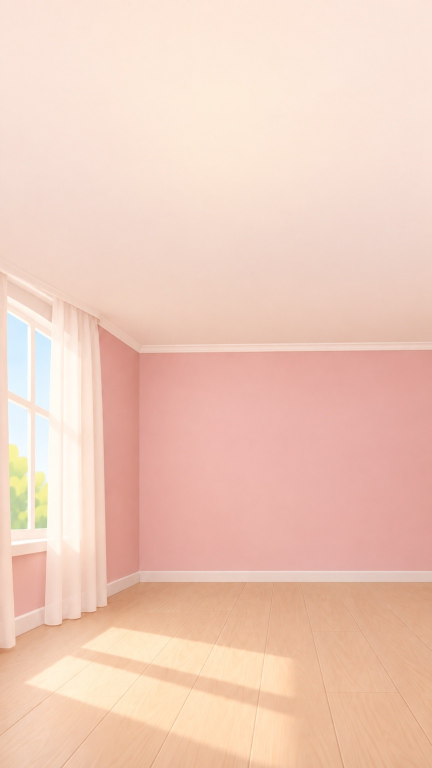
#> input picture assets/rooms/nursery.jpg, 864 x 1536 px (shown at 1/2 size)
$ python room_surfaces.py
#> lines starting #> are read from the running program, lines starting #| are printed output that depends on the picture; after the words box and inside, x2 and y2 are one past the last pixel; in counts of white or black regions, pixels touching at a corner belong together
#!/usr/bin/env python3
"""Стены и пол игровой: сменные слои поверх assets/rooms/nursery.jpg.

Заказчик 09.10 (docs/room-surfaces-answers.md): 10 стен и 10 полов. Нынешние
стена (С1) и пол (П1) — сама картинка комнаты, слой не нужен. Остальные —
прозрачные слои 941×1672 в тех же координатах, что и фон:

  assets/rooms/nursery/walls/<id>.webp
  assets/rooms/nursery/floors/<id>.webp
  assets/rooms/nursery/swatches/<id>.webp   — образцы для выбора, 160 px

Цвет — перекраска: новый цвет × яркость исходной стены или пола, поэтому
свет из окна, тени и волокна дерева остаются. Узор (обои, особые полы) —
бесшовный образец из tool/surface_tiles/, разложенный в перспективе комнаты
(задняя стена прямо, левая — под углом, пол уходит к горизонту), сверху свет
комнаты.

Геометрия снята с картинки (пиксели 941×1672):
  угол стен x = 279; задняя стена y 250…860, плинтус до 892;
  левая стена: верх по линии карниза через (279, 247) и (195, 165),
  низ — по плинтусу через (279, 862) с наклоном 0,31;
  пол — ниже плинтусов: задний y = 892, левый через (279, 894,6), наклон 0,371;
  точка схода глубины (757, 715). Фокус камеры F подобран на глаз.

Запуск: python3 tool/room_surfaces.py [--preview папка]
"""

import argparse
import pathlib

import numpy as np
from PIL import Image, ImageDraw
from scipy import ndimage

ROOT = pathlib.Path(__file__).resolve().parent.parent
BASE = ROOT / 'assets/rooms/nursery.jpg'
TILES = ROOT / 'tool/surface_tiles'
OUT = ROOT / 'assets/rooms/nursery'

W, H = 941, 1672
CORNER_X = 279
WALL_TOP = 250          # низ карниза над задней стеной
WALL_BOTTOM = 861       # верх заднего плинтуса
FLOOR_TOP = 892         # низ заднего плинтуса
VP = (757.0, 715.0)     # точка схода линий глубины
F = 1300.0              # фокус камеры, px


def left_top(x):
    """Карниз над левой стеной."""
    return 247.0 - 0.976 * (CORNER_X - x)


def left_bottom(x):
    """Верх левого плинтуса."""
    return 862.0 + 0.31 * (CORNER_X - x)


def left_floor(x):
    """Низ левого плинтуса — край пола."""
    return 894.6 + 0.371 * (CORNER_X - x)


# --- Варианты (docs/room-surfaces-answers.md) -----------------------------

# id → ('color', '#RRGGBB') или ('tile', файл, размер плитки в px у угла)
WALLS = {
    'wall_cream': ('color', '#EFE0C8'),
    'wall_mint': ('color', '#BFDCCF'),
    'wall_lavender': ('color', '#CBBFDD'),
    'wall_sky': ('color', '#B8CCE0'),
    'wall_dots': ('tile', 'wall-dots', 300),
    'wall_forest': ('tile', 'wall-forest', 520),
    'wall_clouds': ('tile', 'wall-clouds', 440),
    'wall_sprigs': ('tile', 'wall-sprigs', 230),
    'wall_bunnies': ('tile', 'wall-bunnies', 210),
}

FLOORS = {
    'floor_honey': ('color', '#D9B48C'),
    'floor_greige': ('color', '#E6D6C3'),
    'floor_dark_oak': ('color', '#9C7656'),
    'floor_powder': ('color', '#EBD8D2'),
    'floor_light': ('color', '#F1E3CD'),
    'floor_laminate': ('tile', 'floor-laminate', 420),
    'floor_checker': ('tile', 'floor-checker', 360),
    'floor_carpet': ('tile', 'floor-carpet', 400),
    'floor_puzzle': ('tile', 'floor-puzzle', 380),
}

# Нынешние — образцы для выбора тоже нужны, слоя нет.
CURRENT = {'wall_rose': 'wall', 'floor_wood': 'floor'}


# --- Маски ----------------------------------------------------------------

def polygon_mask(points, scale=4):
    """Многоугольник со сглаженным краем (рисуем крупнее и уменьшаем)."""
    img = Image.new('L', (W * scale, H * scale), 0)
    ImageDraw.Draw(img).polygon([(x * scale, y * scale) for x, y in points],
                                fill=255)
    img = img.resize((W, H), Image.LANCZOS)
    return np.asarray(img, dtype=np.float64) / 255.0


def masks(rgb):
    """Для стены и пола: (многоугольник, видимость). Видимость 1 — чистая
    поверхность, 0 — не она (карниз, рама, листва), между — тюль, сквозь
    который поверхность просвечивает."""
    r, g, b = rgb[..., 0], rgb[..., 1], rgb[..., 2]
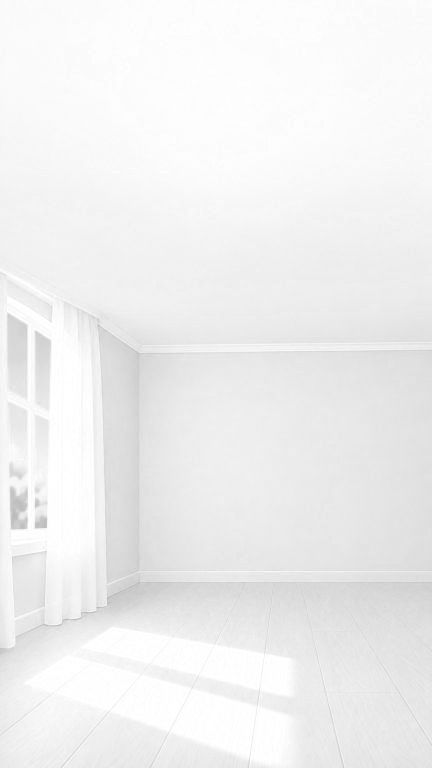
#> r: shape (1536, 864) float64 (shown at 1/2 size); min 171, max 255, mean 239.3
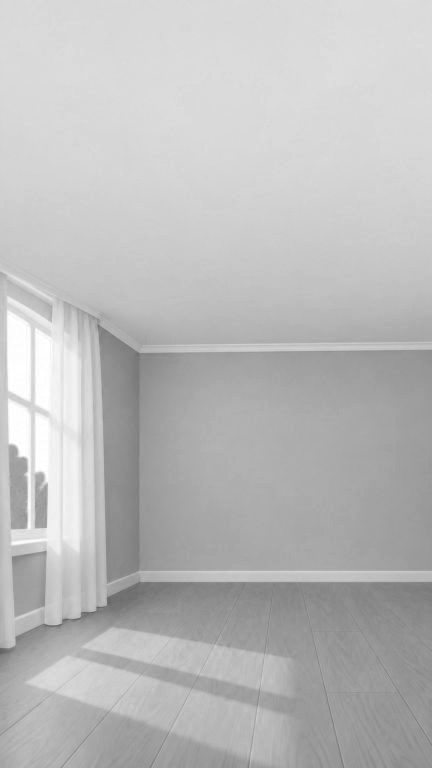
#> b: shape (1536, 864) float64 (shown at 1/2 size); min 89, max 255, mean 187
    sat = (r - b) / np.maximum(r, 1)
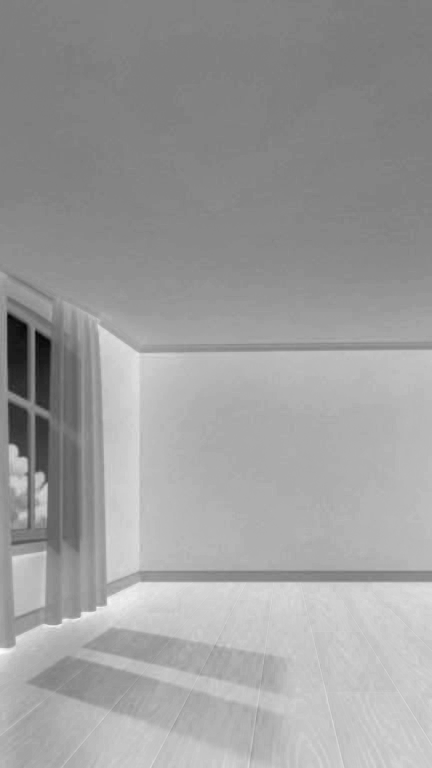
#> sat: shape (1536, 864) float64 (shown at 1/2 size); min -0.251, max 0.513, mean 0.221; drawn with min black and max white
    warm = ((g < r * 0.8) & (b < r)).astype(np.float64)  # не небо, не листва
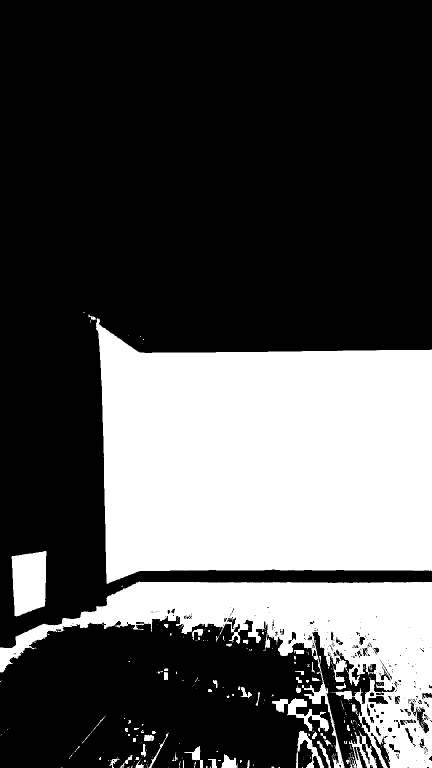
#> warm: shape (1536, 864) float64 (shown at 1/2 size); values 0 (black) and 1 (white), 31.4% white; 313 white regions (248 under 20 px), largest, box (x1, y1, x2, y2) and area: (192, 636, 864, 1168) 291017, (0, 1163, 864, 1536) 106057, (23, 1102, 93, 1233) 7562
    yy, xx = np.mgrid[0:H, 0:W]

    def ramp(lo, hi):
        return np.clip((sat - lo) / (hi - lo), 0, 1)

    # Стена: насыщенность 0,37–0,43; карниз, потолок у угла и плинтус ≤ 0,32.
    # Тюль белёсый (0,18–0,30), в складках стена видна сильнее.
    back = polygon_mask([(CORNER_X, WALL_TOP - 6), (W, WALL_TOP - 6),
                         (W, WALL_BOTTOM + 2), (CORNER_X, WALL_BOTTOM + 2)])
#> in polygon_mask, `img = Image.new('L', (W * scale, H * scale), 0)`: img: PIL image 3764x6688 L; every value is 0
#> in polygon_mask, `ImageDraw.Draw(img).polygon([(x * scale, y * scale) for x, y in points..`: img: PIL image 3764x6688 L; 26.1% white; 1 white region, box (x1, y1, x2, y2) and area: (1116, 976, 3764, 3453) 6559096
    x0 = CORNER_X - 253.0 / 0.976  # где карниз уходит за верх кадра
    left = polygon_mask([(0, 0), (x0, 0), (CORNER_X, 241),
                         (CORNER_X, left_bottom(CORNER_X) + 2),
                         (0, left_bottom(0) + 2)])
#> call 2 of polygon_mask, with scale = 4
#> in polygon_mask (call 2), `ImageDraw.Draw(img).polygon([(x * scale, y * scale) for x, y in points..`:
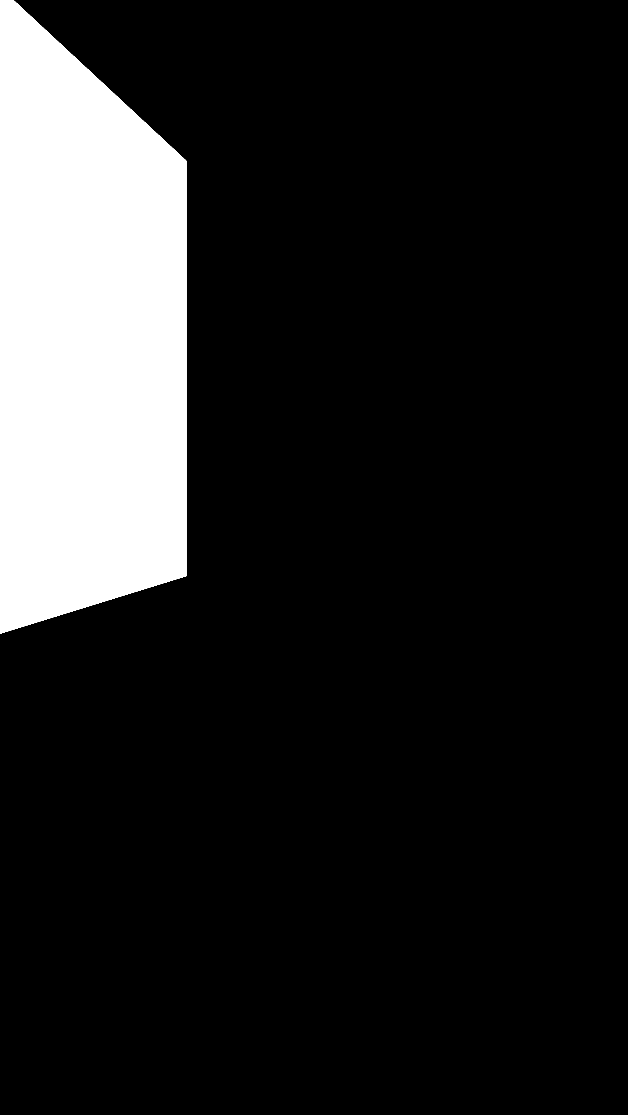
#> img: PIL image 3764x6688 L (shown at 1/6 size); 14.1% white; 1 white region, box (x1, y1, x2, y2) and area: (0, 0, 1117, 3802) 3553413
    wall_poly = np.maximum(back, left * (xx < CORNER_X + 2))
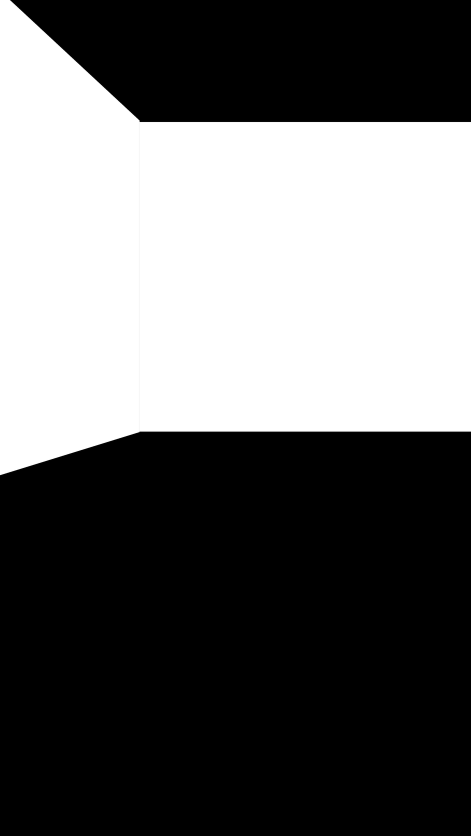
#> wall_poly: shape (1672, 941) float64 (shown at 1/2 size); min 0, max 1, mean 0.402
    curtain = ((xx >= 88) & (xx < 234)) | (xx < 22)
    # Внутри задней стены — вся стена (у правого края она бледнее, 0,34);
    # строгий порог только у карниза и плинтуса, у левой стены — у карниза.
    back_inner = ((xx >= CORNER_X + 3) & (yy > WALL_TOP + 3)
                  & (yy < WALL_BOTTOM - 3))
    near_top = yy < left_top(xx) + 12
    edge = np.where(near_top, ramp(0.31, 0.36), ramp(0.27, 0.33))
#> call 2 of ramp, with lo = 0.27, hi = 0.33
#> in ramp (call 2), `return np.clip((sat - lo) / (hi - lo), 0, 1)`:
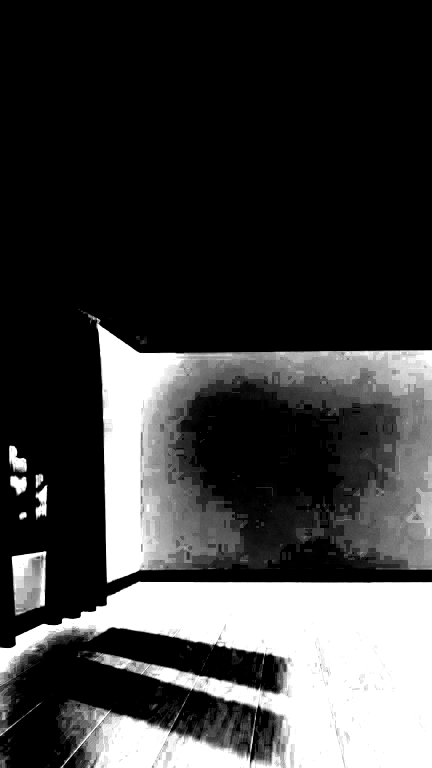
#> returned value: shape (1536, 864) float64 (shown at 1/2 size); min 0, max 1, mean 0.243
    wall_vis = np.where(back_inner, 1.0,
                        np.where(curtain & ~near_top, ramp(0.17, 0.38), edge)) * warm
    wall_vis = ndimage.gaussian_filter(wall_vis, 1.0)

    floor_poly = polygon_mask([(0, left_floor(0)), (CORNER_X, left_floor(CORNER_X)),
                               (CORNER_X, FLOOR_TOP), (W, FLOOR_TOP),
                               (W, H), (0, H)])
    # Подол тюля лежит на полу слева; дальше (солнечные пятна) — весь пол.
    hem = (xx < 236) & (yy < 1045)
    floor_vis = np.where(hem, ramp(0.20, 0.30), 1.0)
    floor_vis = ndimage.gaussian_filter(floor_vis, 1.0)
    return {'wall': (wall_poly, wall_vis), 'floor': (floor_poly, floor_vis)}


# --- Свет -----------------------------------------------------------------

def luminance(rgb):
    return rgb @ np.array([0.299, 0.587, 0.114])


# [5 lines left out: function masked_blur, not called in this run]


def hex_rgb(h):
    h = h.lstrip('#')
    return np.array([int(h[i:i + 2], 16) for i in (0, 2, 4)], dtype=np.float64)


# --- Узор в перспективе -----------------------------------------------------

# [143 lines left out: functions wall_uv, floor_uv, sample, load_tile, smooth_light, soft_clip and 3 more, not called in this run]


def main():
    ap = argparse.ArgumentParser()
    ap.add_argument('--preview', help='папка для полных кадров с наложением')
    ap.add_argument('--only', help='только эти id через запятую')
    args = ap.parse_args()
    only = set(args.only.split(',')) if args.only else None

    rgb = np.asarray(Image.open(BASE).convert('RGB'), dtype=np.float64)
    region_masks = masks(rgb)
    wall = region_masks['wall'][0] * region_masks['wall'][1]
    floor = region_masks['floor'][0] * region_masks['floor'][1]
    uv = {'wall': wall_uv(), 'floor': floor_uv()}
    for d in ('walls', 'floors', 'swatches'):
        (OUT / d).mkdir(parents=True, exist_ok=True)
    preview = pathlib.Path(args.preview) if args.preview else None
    if preview:
        preview.mkdir(parents=True, exist_ok=True)
        Image.fromarray(np.dstack([rgb.astype(np.uint8),
                                   (np.maximum(wall, floor) * 255).astype(np.uint8)]),
                        'RGBA').save(preview / 'masks.png')

    for item, region in CURRENT.items():
        if only and item not in only:
            continue
        current_swatch(rgb, wall if region == 'wall' else floor).save(
            OUT / 'swatches' / f'{item}.webp', quality=88)

    base_img = Image.fromarray(rgb.astype(np.uint8)).convert('RGBA')
    for region, table, mask, folder in (('wall', WALLS, wall, 'walls'),
                                        ('floor', FLOORS, floor, 'floors')):
        for item, spec in table.items():
            if only and item not in only:
                continue
            layer = render(rgb, region_masks, region, spec, uv[region])
            if layer is None:
                print(f'{item:16s} нет образца {spec[1]} — пропуск')
                continue
            path = OUT / folder / f'{item}.webp'
            layer.save(path, quality=86, method=6)
            swatch(spec).save(OUT / 'swatches' / f'{item}.webp', quality=88)
            print(f'{item:16s} {path.stat().st_size / 1024:6.0f} КБ')
            if preview:
                Image.alpha_composite(base_img, layer).convert('RGB').save(
                    preview / f'{item}.jpg', quality=88)


if __name__ == '__main__':
#> (the run stopped early here; a loop or call above may not have finished)
